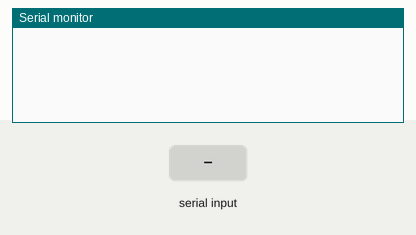
Recording of a sketch running on a simulated Arduino Uno, built with avr-gcc and run on an emulated ATmega328P. Parts: the last lines printed to the serial monitor. The test bench sets the inputs (shaded band).

Above: at 1.2 s.
1.3 s: "UNO\n" received over Serial
At 2.3 s:
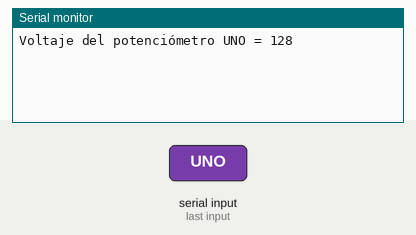
2.8 s: byte 10 ('\n') received over Serial
At 3.3 s:
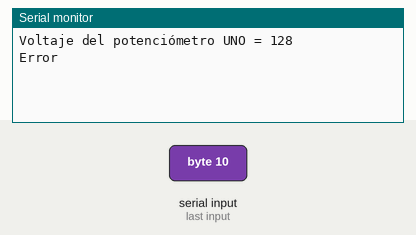
4.3 s: "DOS\n" received over Serial
At 5.7 s:
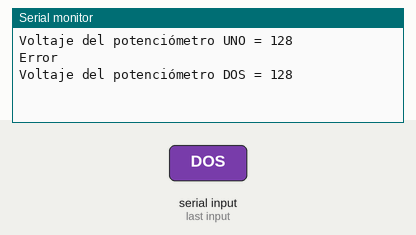

Measured:
- after the input at 1.3 s, the serial monitor: prints a new line at once (image 1)
- after the input at 2.8 s, the serial monitor: prints a new line at once (image 2)
- after the input at 4.3 s, the serial monitor: prints a new line at once (image 3)

The sketch:

Dos_Potenciometros.ino
```cpp
/*
 *
 * Voltaje real que da el Arduino = 4.884 V
 */

int PotUno = A1;
int PotDos = A2;
int Voltaje;
String inputString = "";         // a string to hold incoming data
boolean stringComplete = false;  // whether the string is complete

void setup() {
  // put your setup code here, to run once:
Serial.begin(9600);
while(!Serial)
pinMode(PotUno, INPUT);
pinMode(PotDos, INPUT);
inputString.reserve(200);
}
void loop() {

   if (stringComplete) {

     if (inputString == "UNO"){
          Voltaje = analogRead(PotUno) / 4;
          Serial.print( "Voltaje del potenciómetro UNO = ");
          Serial.println(Voltaje);
          inputString = "";
          stringComplete = false;
     }else {
      if(inputString == "DOS"){
        Voltaje = analogRead(PotDos) / 4;
          Serial.print( "Voltaje del potenciómetro DOS = ");
          Serial.println(Voltaje);
          inputString = "";
    stringComplete = false;
        }else {
          Serial.println("Error");
          inputString = "";
    stringComplete = false;
        }
      }
     }
   }


void serialEvent() {
  while (Serial.available()) {
    char inChar = (char)Serial.read();
    //inputString += inChar;
    // if the incoming character is a newline, set a flag
    // so the main loop can do something about it:
    if (inChar == '\n') {
      stringComplete = true;
    }else{
      inputString += inChar;}
    }
  }
```
